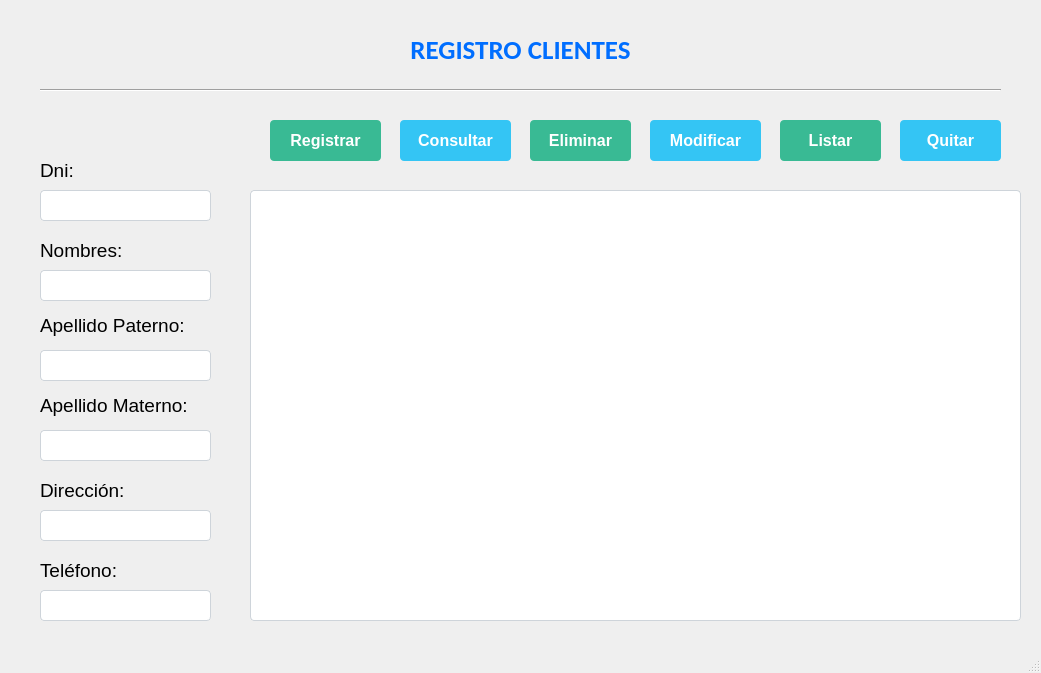
<?xml version="1.0" encoding="UTF-8"?>
<ui version="4.0">
 <class>MainWindow</class>
 <widget class="QMainWindow" name="MainWindow">
  <property name="geometry">
   <rect>
    <x>0</x>
    <y>0</y>
    <width>1041</width>
    <height>673</height>
   </rect>
  </property>
  <property name="windowTitle">
   <string>MainWindow</string>
  </property>
  <widget class="QWidget" name="centralwidget">
   <widget class="QPushButton" name="btnListar">
    <property name="geometry">
     <rect>
      <x>780</x>
      <y>120</y>
      <width>101</width>
      <height>41</height>
     </rect>
    </property>
    <property name="font">
     <font>
      <family>Arial</family>
      <pointsize>12</pointsize>
      <weight>75</weight>
      <bold>true</bold>
     </font>
    </property>
    <property name="cursor">
     <cursorShape>PointingHandCursor</cursorShape>
    </property>
    <property name="styleSheet">
     <string notr="true">QPushButton {
	background-color:#39ba94;
	border-radius: 4px;
	color: #ffffff;
	padding: 10px;
}

</string>
    </property>
    <property name="text">
     <string>Listar</string>
    </property>
   </widget>
   <widget class="QPushButton" name="btnEliminar">
    <property name="geometry">
     <rect>
      <x>530</x>
      <y>120</y>
      <width>101</width>
      <height>41</height>
     </rect>
    </property>
    <property name="font">
     <font>
      <family>Arial</family>
      <pointsize>12</pointsize>
      <weight>75</weight>
      <bold>true</bold>
     </font>
    </property>
    <property name="cursor">
     <cursorShape>PointingHandCursor</cursorShape>
    </property>
    <property name="styleSheet">
     <string notr="true">QPushButton {
	background-color:#39ba94;
	border-radius: 4px;
	color: #ffffff;
	padding: 10px;
}

</string>
    </property>
    <property name="text">
     <string>Eliminar</string>
    </property>
   </widget>
   <widget class="QPushButton" name="btnModificar">
    <property name="geometry">
     <rect>
      <x>650</x>
      <y>120</y>
      <width>111</width>
      <height>41</height>
     </rect>
    </property>
    <property name="font">
     <font>
      <family>Arial</family>
      <pointsize>12</pointsize>
      <weight>75</weight>
      <bold>true</bold>
     </font>
    </property>
    <property name="cursor">
     <cursorShape>PointingHandCursor</cursorShape>
    </property>
    <property name="styleSheet">
     <string notr="true">QPushButton {
	background-color:#34c5f4;
	border-radius: 4px;
	color: #ffffff;
	padding: 10px;
}

</string>
    </property>
    <property name="text">
     <string>Modificar</string>
    </property>
   </widget>
   <widget class="QPushButton" name="btnRegistrar">
    <property name="geometry">
     <rect>
      <x>270</x>
      <y>120</y>
      <width>111</width>
      <height>41</height>
     </rect>
    </property>
    <property name="font">
     <font>
      <family>Arial</family>
      <pointsize>12</pointsize>
      <weight>75</weight>
      <italic>false</italic>
      <bold>true</bold>
     </font>
    </property>
    <property name="cursor">
     <cursorShape>PointingHandCursor</cursorShape>
    </property>
    <property name="styleSheet">
     <string notr="true">QPushButton {
	background-color:#39ba94;
	border-radius: 4px;
	color: #ffffff;
	padding: 10px;
}

</string>
    </property>
    <property name="text">
     <string>Registrar</string>
    </property>
   </widget>
   <widget class="QPushButton" name="btnQuitar">
    <property name="geometry">
     <rect>
      <x>900</x>
      <y>120</y>
      <width>101</width>
      <height>41</height>
     </rect>
    </property>
    <property name="font">
     <font>
      <family>Arial</family>
      <pointsize>12</pointsize>
      <weight>75</weight>
      <bold>true</bold>
     </font>
    </property>
    <property name="cursor">
     <cursorShape>PointingHandCursor</cursorShape>
    </property>
    <property name="styleSheet">
     <string notr="true">QPushButton {
	background-color:#34c5f4;
	border-radius: 4px;
	color: #ffffff;
	padding: 10px;
}


</string>
    </property>
    <property name="text">
     <string>Quitar</string>
    </property>
   </widget>
   <widget class="QPushButton" name="btnConsultar">
    <property name="geometry">
     <rect>
      <x>400</x>
      <y>120</y>
      <width>111</width>
      <height>41</height>
     </rect>
    </property>
    <property name="font">
     <font>
      <family>Arial</family>
      <pointsize>12</pointsize>
      <weight>75</weight>
      <bold>true</bold>
     </font>
    </property>
    <property name="cursor">
     <cursorShape>PointingHandCursor</cursorShape>
    </property>
    <property name="styleSheet">
     <string notr="true">QPushButton {
	background-color:#34c5f4;
	border-radius: 4px;
	color: #ffffff;
	padding: 10px;
}

</string>
    </property>
    <property name="text">
     <string>Consultar</string>
    </property>
   </widget>
   <widget class="Line" name="line">
    <property name="geometry">
     <rect>
      <x>40</x>
      <y>80</y>
      <width>961</width>
      <height>20</height>
     </rect>
    </property>
    <property name="orientation">
     <enum>Qt::Horizontal</enum>
    </property>
   </widget>
   <widget class="QLineEdit" name="txtApellidoMaterno">
    <property name="geometry">
     <rect>
      <x>40</x>
      <y>430</y>
      <width>171</width>
      <height>31</height>
     </rect>
    </property>
    <property name="font">
     <font>
      <pointsize>10</pointsize>
     </font>
    </property>
    <property name="styleSheet">
     <string notr="true">QLineEdit {
	background-color: rgb(255, 255, 255);
	border-radius: 4px;
	padding: 6px;
	border: 1px solid #ced4da;
}

QLineEdit:focus {
	border: 1px solid #8a9197;
}</string>
    </property>
   </widget>
   <widget class="QLineEdit" name="txtTelefono">
    <property name="geometry">
     <rect>
      <x>40</x>
      <y>590</y>
      <width>171</width>
      <height>31</height>
     </rect>
    </property>
    <property name="font">
     <font>
      <pointsize>10</pointsize>
     </font>
    </property>
    <property name="styleSheet">
     <string notr="true">QLineEdit {
	background-color: rgb(255, 255, 255);
	border-radius: 4px;
	padding: 6px;
	border: 1px solid #ced4da;
}

QLineEdit:focus {
	border: 1px solid #8a9197;
}</string>
    </property>
   </widget>
   <widget class="QLineEdit" name="txtApellidoPaterno">
    <property name="geometry">
     <rect>
      <x>40</x>
      <y>350</y>
      <width>171</width>
      <height>31</height>
     </rect>
    </property>
    <property name="font">
     <font>
      <pointsize>10</pointsize>
     </font>
    </property>
    <property name="styleSheet">
     <string notr="true">QLineEdit {
	background-color: rgb(255, 255, 255);
	border-radius: 4px;
	padding: 6px;
	border: 1px solid #ced4da;
}

QLineEdit:focus {
	border: 1px solid #8a9197;
}</string>
    </property>
   </widget>
   <widget class="QLineEdit" name="txtDireccion">
    <property name="geometry">
     <rect>
      <x>40</x>
      <y>510</y>
      <width>171</width>
      <height>31</height>
     </rect>
    </property>
    <property name="font">
     <font>
      <pointsize>10</pointsize>
     </font>
    </property>
    <property name="styleSheet">
     <string notr="true">QLineEdit {
	background-color: rgb(255, 255, 255);
	border-radius: 4px;
	padding: 6px;
	border: 1px solid #ced4da;
}

QLineEdit:focus {
	border: 1px solid #8a9197;
}</string>
    </property>
   </widget>
   <widget class="QLineEdit" name="txtNombres">
    <property name="geometry">
     <rect>
      <x>40</x>
      <y>270</y>
      <width>171</width>
      <height>31</height>
     </rect>
    </property>
    <property name="font">
     <font>
      <pointsize>10</pointsize>
     </font>
    </property>
    <property name="focusPolicy">
     <enum>Qt::StrongFocus</enum>
    </property>
    <property name="styleSheet">
     <string notr="true">QLineEdit {
	background-color: rgb(255, 255, 255);
	border-radius: 4px;
	padding: 6px;
	border: 1px solid #ced4da;
}

QLineEdit:focus {
	border: 1px solid #8a9197;
}</string>
    </property>
   </widget>
   <widget class="QTableWidget" name="tblClientes">
    <property name="geometry">
     <rect>
      <x>250</x>
      <y>190</y>
      <width>771</width>
      <height>431</height>
     </rect>
    </property>
    <property name="styleSheet">
     <string notr="true">QTableWidget {
	background-color: rgb(255, 255, 255);
	border-radius: 4px;
	padding: 6px;
	border: 1px solid #ced4da;
}</string>
    </property>
   </widget>
   <widget class="QLabel" name="label">
    <property name="geometry">
     <rect>
      <x>40</x>
      <y>30</y>
      <width>961</width>
      <height>41</height>
     </rect>
    </property>
    <property name="font">
     <font>
      <family>Calibri</family>
      <pointsize>20</pointsize>
      <weight>75</weight>
      <bold>true</bold>
     </font>
    </property>
    <property name="styleSheet">
     <string notr="true"/>
    </property>
    <property name="text">
     <string>&lt;html&gt;&lt;head/&gt;&lt;body&gt;&lt;p align=&quot;center&quot;&gt;&lt;span style=&quot; font-size:20pt; color:#006eff;&quot;&gt;REGISTRO CLIENTES&lt;/span&gt;&lt;/p&gt;&lt;/body&gt;&lt;/html&gt;</string>
    </property>
   </widget>
   <widget class="QLabel" name="label_9">
    <property name="geometry">
     <rect>
      <x>40</x>
      <y>160</y>
      <width>41</width>
      <height>21</height>
     </rect>
    </property>
    <property name="font">
     <font>
      <family>MS Shell Dlg 2</family>
      <pointsize>14</pointsize>
      <weight>50</weight>
      <bold>false</bold>
     </font>
    </property>
    <property name="text">
     <string>Dni:</string>
    </property>
   </widget>
   <widget class="QLabel" name="label_11">
    <property name="geometry">
     <rect>
      <x>40</x>
      <y>240</y>
      <width>91</width>
      <height>21</height>
     </rect>
    </property>
    <property name="font">
     <font>
      <family>MS Shell Dlg 2</family>
      <pointsize>14</pointsize>
      <weight>50</weight>
      <bold>false</bold>
     </font>
    </property>
    <property name="text">
     <string>Nombres:</string>
    </property>
   </widget>
   <widget class="QLabel" name="label_12">
    <property name="geometry">
     <rect>
      <x>40</x>
      <y>310</y>
      <width>181</width>
      <height>31</height>
     </rect>
    </property>
    <property name="font">
     <font>
      <family>MS Shell Dlg 2</family>
      <pointsize>14</pointsize>
      <weight>50</weight>
      <bold>false</bold>
     </font>
    </property>
    <property name="text">
     <string>Apellido Paterno:</string>
    </property>
   </widget>
   <widget class="QLabel" name="label_13">
    <property name="geometry">
     <rect>
      <x>40</x>
      <y>390</y>
      <width>191</width>
      <height>31</height>
     </rect>
    </property>
    <property name="font">
     <font>
      <family>MS Shell Dlg 2</family>
      <pointsize>14</pointsize>
      <weight>50</weight>
      <bold>false</bold>
     </font>
    </property>
    <property name="text">
     <string>Apellido Materno:</string>
    </property>
   </widget>
   <widget class="QLabel" name="label_14">
    <property name="geometry">
     <rect>
      <x>40</x>
      <y>560</y>
      <width>91</width>
      <height>21</height>
     </rect>
    </property>
    <property name="font">
     <font>
      <family>MS Shell Dlg 2</family>
      <pointsize>14</pointsize>
      <weight>50</weight>
      <bold>false</bold>
     </font>
    </property>
    <property name="text">
     <string>Teléfono:</string>
    </property>
   </widget>
   <widget class="QLabel" name="label_15">
    <property name="geometry">
     <rect>
      <x>40</x>
      <y>480</y>
      <width>111</width>
      <height>21</height>
     </rect>
    </property>
    <property name="font">
     <font>
      <family>MS Shell Dlg 2</family>
      <pointsize>14</pointsize>
      <weight>50</weight>
      <bold>false</bold>
     </font>
    </property>
    <property name="text">
     <string>Dirección:</string>
    </property>
   </widget>
   <widget class="QLineEdit" name="txtDni">
    <property name="geometry">
     <rect>
      <x>40</x>
      <y>190</y>
      <width>171</width>
      <height>31</height>
     </rect>
    </property>
    <property name="font">
     <font>
      <pointsize>10</pointsize>
     </font>
    </property>
    <property name="styleSheet">
     <string notr="true">QLineEdit {
	background-color: rgb(255, 255, 255);
	border-radius: 4px;
	padding: 6px;
	border: 1px solid #ced4da;
}

QLineEdit:focus {
	border: 1px solid #8a9197;
}</string>
    </property>
   </widget>
  </widget>
  <widget class="QStatusBar" name="statusbar"/>
 </widget>
 <resources/>
 <connections/>
</ui>
